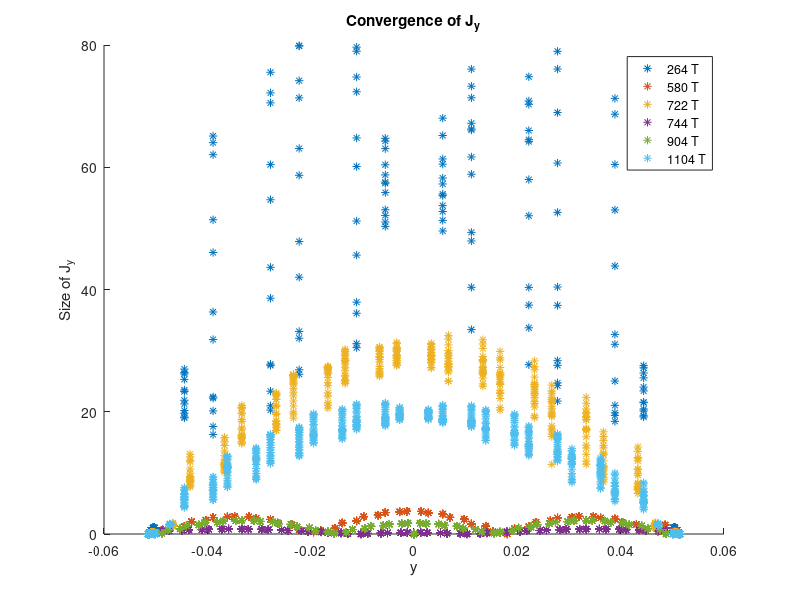
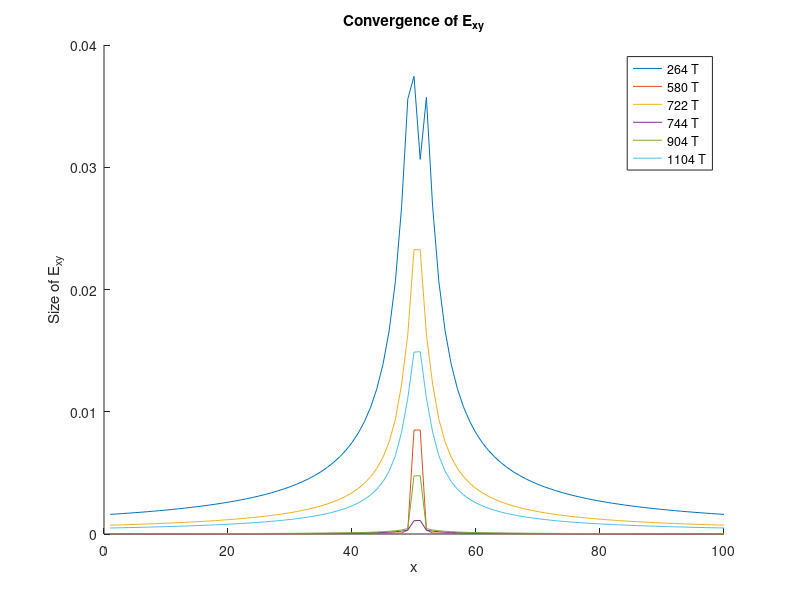
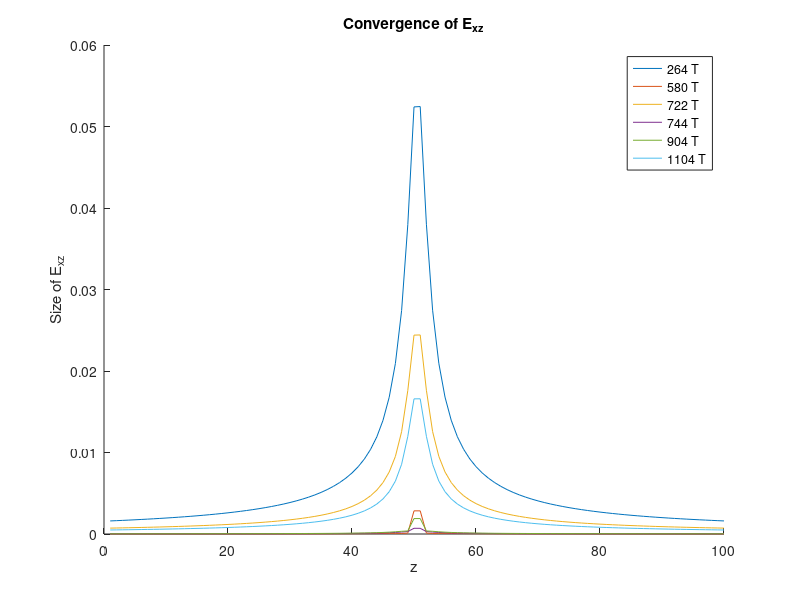

Recreate these plots in MATLAB, in order.
P264=1;
P580=1;
P722=1;
P744=1;
P904=1;
P1104=1;
close all

load('ConvSlow.mat')
% load('ConvSlowSub.mat')
% load('ConvFast.mat')
% load('ConvFastSub.mat')

figure(1)
title('Convergence of J_y')
xlabel('y')
ylabel('Size of J_y')
PlottetLabels = {};
hold on

figure(2)
title('Convergence of E_{xy}')
xlabel('x')
ylabel('Size of E_{xy}')
hold on

figure(3)
title('Convergence of E_{xz}')
xlabel('z')
ylabel('Size of E_{xz}')
hold on

if P264
    figure(1)
    plot(center(:,2),abs(J(:,2)),'*')
    figure(2)
    plot(abs(ExyCrossX(:,1)))
    figure(3)
    plot(abs(ExzCrossZ(:,1)))
    PlottetLabels = [PlottetLabels, '264 T'];
end
if P580
    figure(1)
    plot(center(:,5),abs(J(:,5)),'*')
    figure(2)
    plot(abs(ExyCrossX(:,2)))
    figure(3)
    plot(abs(ExzCrossZ(:,2)))
    PlottetLabels = [PlottetLabels, '580 T'];
end
if P722
    figure(1)
    plot(center(:,8),abs(J(:,8)),'*')
    figure(2)
    plot(abs(ExyCrossX(:,3)))
    figure(3)
    plot(abs(ExzCrossZ(:,3)))
    PlottetLabels = [PlottetLabels, '722 T' ];
end
if P744
    figure(1)
    plot(center(:,11),abs(J(:,11)),'*')
    figure(2)
    plot(abs(ExyCrossX(:,4)))
    figure(3)
    plot(abs(ExzCrossZ(:,4)))
    PlottetLabels = [PlottetLabels, '744 T' ];
end
if P904
    figure(1)
    plot(center(:,14),abs(J(:,14)),'*')
    figure(2)
    plot(abs(ExyCrossX(:,5)))
    figure(3)
    plot(abs(ExzCrossZ(:,5)))
    PlottetLabels = [PlottetLabels, '904 T'];
end
if P1104
    figure(1)
    plot(center(:,17),abs(J(:,17)),'*')
    figure(2)
    plot(abs(ExyCrossX(:,6)))
    figure(3)
    plot(abs(ExzCrossZ(:,6)))
    PlottetLabels = [PlottetLabels, '1104 T'];
end
figure(1)
legend(PlottetLabels)
figure(2)
legend(PlottetLabels)
figure(3)
legend(PlottetLabels)
